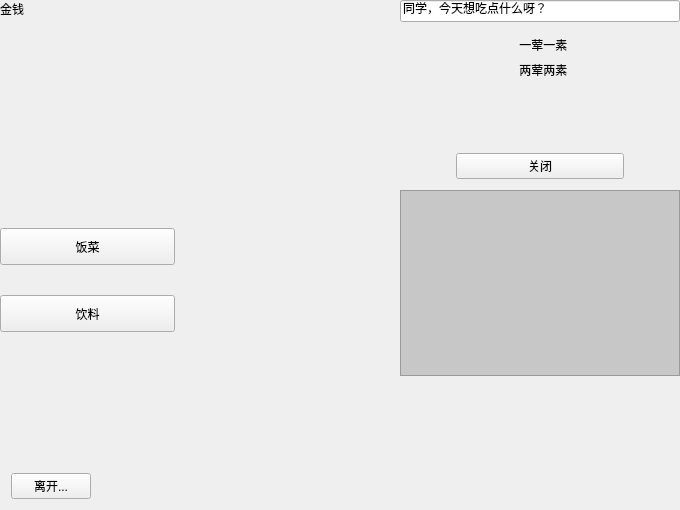
<?xml version="1.0" encoding="UTF-8"?>
<ui version="4.0">
 <class>BigAssignmentPPClass</class>
 <widget class="QWidget" name="BigAssignmentPPClass">
  <property name="geometry">
   <rect>
    <x>0</x>
    <y>0</y>
    <width>680</width>
    <height>510</height>
   </rect>
  </property>
  <property name="minimumSize">
   <size>
    <width>680</width>
    <height>510</height>
   </size>
  </property>
  <property name="maximumSize">
   <size>
    <width>680</width>
    <height>510</height>
   </size>
  </property>
  <property name="windowTitle">
   <string>BigAssignmentPP</string>
  </property>
  <layout class="QHBoxLayout" name="horizontalLayout_2">
   <property name="spacing">
    <number>0</number>
   </property>
   <property name="leftMargin">
    <number>0</number>
   </property>
   <property name="topMargin">
    <number>0</number>
   </property>
   <property name="rightMargin">
    <number>0</number>
   </property>
   <property name="bottomMargin">
    <number>0</number>
   </property>
   <item>
    <widget class="QWidget" name="widget" native="true">
     <layout class="QVBoxLayout" name="verticalLayout">
      <property name="spacing">
       <number>0</number>
      </property>
      <property name="leftMargin">
       <number>0</number>
      </property>
      <property name="topMargin">
       <number>0</number>
      </property>
      <property name="rightMargin">
       <number>0</number>
      </property>
      <property name="bottomMargin">
       <number>0</number>
      </property>
      <item>
       <widget class="QLabel" name="money">
        <property name="styleSheet">
         <string notr="true">font: 18pt &quot;方正何旭奶油体 简&quot;;</string>
        </property>
        <property name="text">
         <string>金钱</string>
        </property>
       </widget>
      </item>
      <item>
       <spacer name="verticalSpacer_2">
        <property name="orientation">
         <enum>Qt::Vertical</enum>
        </property>
        <property name="sizeType">
         <enum>QSizePolicy::Expanding</enum>
        </property>
        <property name="sizeHint" stdset="0">
         <size>
          <width>20</width>
          <height>220</height>
         </size>
        </property>
       </spacer>
      </item>
      <item>
       <widget class="QPushButton" name="food">
        <property name="minimumSize">
         <size>
          <width>100</width>
          <height>37</height>
         </size>
        </property>
        <property name="text">
         <string>饭菜</string>
        </property>
       </widget>
      </item>
      <item>
       <spacer name="verticalSpacer">
        <property name="orientation">
         <enum>Qt::Vertical</enum>
        </property>
        <property name="sizeType">
         <enum>QSizePolicy::Expanding</enum>
        </property>
        <property name="sizeHint" stdset="0">
         <size>
          <width>20</width>
          <height>40</height>
         </size>
        </property>
       </spacer>
      </item>
      <item>
       <widget class="QPushButton" name="drink">
        <property name="minimumSize">
         <size>
          <width>0</width>
          <height>37</height>
         </size>
        </property>
        <property name="text">
         <string>饮料</string>
        </property>
       </widget>
      </item>
      <item>
       <spacer name="verticalSpacer_3">
        <property name="orientation">
         <enum>Qt::Vertical</enum>
        </property>
        <property name="sizeType">
         <enum>QSizePolicy::Expanding</enum>
        </property>
        <property name="sizeHint" stdset="0">
         <size>
          <width>20</width>
          <height>140</height>
         </size>
        </property>
       </spacer>
      </item>
      <item>
       <widget class="QWidget" name="widget_2" native="true">
        <layout class="QHBoxLayout" name="horizontalLayout">
         <item>
          <widget class="QPushButton" name="leaveCanteen">
           <property name="text">
            <string>离开...</string>
           </property>
          </widget>
         </item>
         <item>
          <spacer name="horizontalSpacer">
           <property name="orientation">
            <enum>Qt::Horizontal</enum>
           </property>
           <property name="sizeType">
            <enum>QSizePolicy::Fixed</enum>
           </property>
           <property name="sizeHint" stdset="0">
            <size>
             <width>73</width>
             <height>20</height>
            </size>
           </property>
          </spacer>
         </item>
        </layout>
       </widget>
      </item>
     </layout>
    </widget>
   </item>
   <item>
    <spacer name="horizontalSpacer_2">
     <property name="orientation">
      <enum>Qt::Horizontal</enum>
     </property>
     <property name="sizeType">
      <enum>QSizePolicy::Fixed</enum>
     </property>
     <property name="sizeHint" stdset="0">
      <size>
       <width>225</width>
       <height>20</height>
      </size>
     </property>
    </spacer>
   </item>
   <item>
    <widget class="QWidget" name="information" native="true">
     <layout class="QVBoxLayout" name="verticalLayout_2">
      <property name="spacing">
       <number>0</number>
      </property>
      <property name="leftMargin">
       <number>0</number>
      </property>
      <property name="topMargin">
       <number>0</number>
      </property>
      <property name="rightMargin">
       <number>0</number>
      </property>
      <property name="bottomMargin">
       <number>0</number>
      </property>
      <item>
       <widget class="QLineEdit" name="canteenWords">
        <property name="styleSheet">
         <string notr="true">font: 11pt &quot;AcadEref&quot;;</string>
        </property>
        <property name="text">
         <string>同学，今天想吃点什么呀？</string>
        </property>
        <property name="readOnly">
         <bool>false</bool>
        </property>
       </widget>
      </item>
      <item>
       <spacer name="verticalSpacer_4">
        <property name="orientation">
         <enum>Qt::Vertical</enum>
        </property>
        <property name="sizeType">
         <enum>QSizePolicy::Fixed</enum>
        </property>
        <property name="sizeHint" stdset="0">
         <size>
          <width>20</width>
          <height>10</height>
         </size>
        </property>
       </spacer>
      </item>
      <item>
       <widget class="QToolButton" name="firstFoodAndDrink">
        <property name="sizePolicy">
         <sizepolicy hsizetype="Expanding" vsizetype="Fixed">
          <horstretch>0</horstretch>
          <verstretch>0</verstretch>
         </sizepolicy>
        </property>
        <property name="palette">
         <palette>
          <active>
           <colorrole role="WindowText">
            <brush brushstyle="SolidPattern">
             <color alpha="255">
              <red>0</red>
              <green>25</green>
              <blue>255</blue>
             </color>
            </brush>
           </colorrole>
           <colorrole role="Text">
            <brush brushstyle="SolidPattern">
             <color alpha="255">
              <red>8</red>
              <green>0</green>
              <blue>255</blue>
             </color>
            </brush>
           </colorrole>
           <colorrole role="PlaceholderText">
            <brush brushstyle="SolidPattern">
             <color alpha="128">
              <red>8</red>
              <green>0</green>
              <blue>255</blue>
             </color>
            </brush>
           </colorrole>
          </active>
          <inactive>
           <colorrole role="WindowText">
            <brush brushstyle="SolidPattern">
             <color alpha="255">
              <red>0</red>
              <green>25</green>
              <blue>255</blue>
             </color>
            </brush>
           </colorrole>
           <colorrole role="Text">
            <brush brushstyle="SolidPattern">
             <color alpha="255">
              <red>8</red>
              <green>0</green>
              <blue>255</blue>
             </color>
            </brush>
           </colorrole>
           <colorrole role="PlaceholderText">
            <brush brushstyle="SolidPattern">
             <color alpha="128">
              <red>8</red>
              <green>0</green>
              <blue>255</blue>
             </color>
            </brush>
           </colorrole>
          </inactive>
          <disabled>
           <colorrole role="WindowText">
            <brush brushstyle="SolidPattern">
             <color alpha="255">
              <red>120</red>
              <green>120</green>
              <blue>120</blue>
             </color>
            </brush>
           </colorrole>
           <colorrole role="Text">
            <brush brushstyle="SolidPattern">
             <color alpha="255">
              <red>120</red>
              <green>120</green>
              <blue>120</blue>
             </color>
            </brush>
           </colorrole>
           <colorrole role="PlaceholderText">
            <brush brushstyle="SolidPattern">
             <color alpha="128">
              <red>0</red>
              <green>0</green>
              <blue>0</blue>
             </color>
            </brush>
           </colorrole>
          </disabled>
         </palette>
        </property>
        <property name="styleSheet">
         <string notr="true">font: 11pt &quot;黑体&quot;;</string>
        </property>
        <property name="text">
         <string>  一荤一素</string>
        </property>
        <property name="icon">
         <iconset resource="BigAssignmentPP.qrc">
          <normaloff>:/Resources/yi.png</normaloff>:/Resources/yi.png</iconset>
        </property>
        <property name="iconSize">
         <size>
          <width>110</width>
          <height>110</height>
         </size>
        </property>
        <property name="toolButtonStyle">
         <enum>Qt::ToolButtonTextBesideIcon</enum>
        </property>
        <property name="autoRaise">
         <bool>true</bool>
        </property>
       </widget>
      </item>
      <item>
       <widget class="QToolButton" name="secondFoodAndDrink">
        <property name="sizePolicy">
         <sizepolicy hsizetype="Expanding" vsizetype="Fixed">
          <horstretch>0</horstretch>
          <verstretch>0</verstretch>
         </sizepolicy>
        </property>
        <property name="palette">
         <palette>
          <active>
           <colorrole role="WindowText">
            <brush brushstyle="SolidPattern">
             <color alpha="255">
              <red>21</red>
              <green>0</green>
              <blue>255</blue>
             </color>
            </brush>
           </colorrole>
          </active>
          <inactive>
           <colorrole role="WindowText">
            <brush brushstyle="SolidPattern">
             <color alpha="255">
              <red>21</red>
              <green>0</green>
              <blue>255</blue>
             </color>
            </brush>
           </colorrole>
          </inactive>
          <disabled>
           <colorrole role="WindowText">
            <brush brushstyle="SolidPattern">
             <color alpha="255">
              <red>120</red>
              <green>120</green>
              <blue>120</blue>
             </color>
            </brush>
           </colorrole>
          </disabled>
         </palette>
        </property>
        <property name="styleSheet">
         <string notr="true">
font: 11pt &quot;黑体&quot;;</string>
        </property>
        <property name="text">
         <string>  两荤两素</string>
        </property>
        <property name="icon">
         <iconset resource="BigAssignmentPP.qrc">
          <normaloff>:/Resources/liang.jpg</normaloff>:/Resources/liang.jpg</iconset>
        </property>
        <property name="iconSize">
         <size>
          <width>110</width>
          <height>100</height>
         </size>
        </property>
        <property name="toolButtonStyle">
         <enum>Qt::ToolButtonTextBesideIcon</enum>
        </property>
        <property name="autoRaise">
         <bool>true</bool>
        </property>
       </widget>
      </item>
      <item>
       <spacer name="verticalSpacer_5">
        <property name="orientation">
         <enum>Qt::Vertical</enum>
        </property>
        <property name="sizeType">
         <enum>QSizePolicy::Fixed</enum>
        </property>
        <property name="sizeHint" stdset="0">
         <size>
          <width>20</width>
          <height>60</height>
         </size>
        </property>
       </spacer>
      </item>
      <item>
       <widget class="QWidget" name="widget_3" native="true">
        <layout class="QHBoxLayout" name="horizontalLayout_3">
         <item>
          <spacer name="horizontalSpacer_4">
           <property name="orientation">
            <enum>Qt::Horizontal</enum>
           </property>
           <property name="sizeType">
            <enum>QSizePolicy::Fixed</enum>
           </property>
           <property name="sizeHint" stdset="0">
            <size>
             <width>45</width>
             <height>20</height>
            </size>
           </property>
          </spacer>
         </item>
         <item>
          <widget class="QPushButton" name="closeInformation">
           <property name="text">
            <string>关闭</string>
           </property>
          </widget>
         </item>
         <item>
          <spacer name="horizontalSpacer_5">
           <property name="orientation">
            <enum>Qt::Horizontal</enum>
           </property>
           <property name="sizeType">
            <enum>QSizePolicy::Fixed</enum>
           </property>
           <property name="sizeHint" stdset="0">
            <size>
             <width>45</width>
             <height>20</height>
            </size>
           </property>
          </spacer>
         </item>
        </layout>
       </widget>
      </item>
      <item>
       <widget class="QTextEdit" name="textEdit">
        <property name="styleSheet">
         <string notr="true">background-color: rgb(199, 199, 199);
color:rgb(255, 85, 0);
font: 12pt &quot;方正何旭奶油体 简&quot;;</string>
        </property>
        <property name="readOnly">
         <bool>true</bool>
        </property>
       </widget>
      </item>
      <item>
       <spacer name="verticalSpacer_6">
        <property name="orientation">
         <enum>Qt::Vertical</enum>
        </property>
        <property name="sizeHint" stdset="0">
         <size>
          <width>20</width>
          <height>120</height>
         </size>
        </property>
       </spacer>
      </item>
      <item>
       <spacer name="horizontalSpacer_3">
        <property name="orientation">
         <enum>Qt::Horizontal</enum>
        </property>
        <property name="sizeType">
         <enum>QSizePolicy::Fixed</enum>
        </property>
        <property name="sizeHint" stdset="0">
         <size>
          <width>280</width>
          <height>20</height>
         </size>
        </property>
       </spacer>
      </item>
     </layout>
    </widget>
   </item>
  </layout>
 </widget>
 <layoutdefault spacing="6" margin="11"/>
 <resources>
  <include location="BigAssignmentPP.qrc"/>
 </resources>
 <connections/>
</ui>
